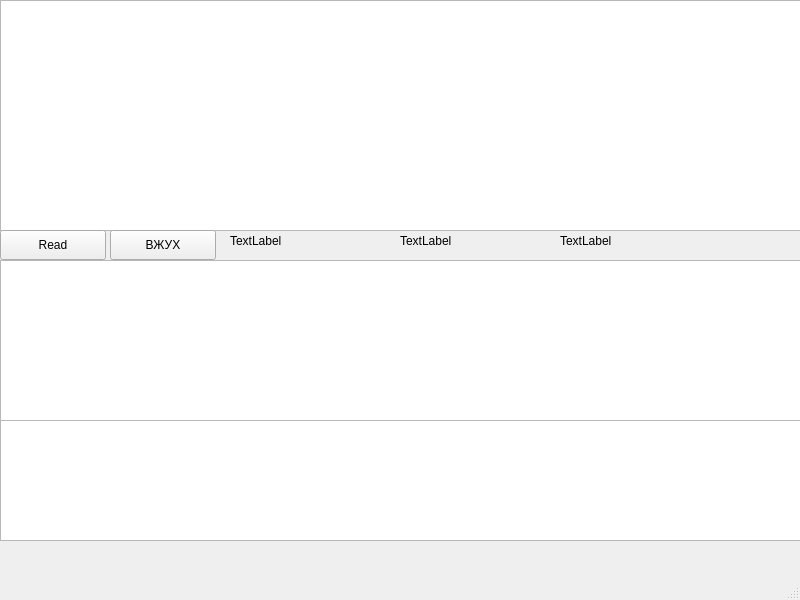
<?xml version="1.0" encoding="UTF-8"?>
<ui version="4.0">
 <class>MainWindow</class>
 <widget class="QMainWindow" name="MainWindow">
  <property name="geometry">
   <rect>
    <x>0</x>
    <y>0</y>
    <width>800</width>
    <height>600</height>
   </rect>
  </property>
  <property name="windowTitle">
   <string>MainWindow</string>
  </property>
  <widget class="QWidget" name="centralwidget">
   <widget class="QTextEdit" name="first_text">
    <property name="geometry">
     <rect>
      <x>0</x>
      <y>0</y>
      <width>801</width>
      <height>231</height>
     </rect>
    </property>
   </widget>
   <widget class="QTextEdit" name="second_text">
    <property name="geometry">
     <rect>
      <x>0</x>
      <y>260</y>
      <width>801</width>
      <height>161</height>
     </rect>
    </property>
   </widget>
   <widget class="QTextEdit" name="textEdit_3">
    <property name="geometry">
     <rect>
      <x>0</x>
      <y>420</y>
      <width>801</width>
      <height>121</height>
     </rect>
    </property>
   </widget>
   <widget class="QPushButton" name="pushButton">
    <property name="geometry">
     <rect>
      <x>0</x>
      <y>230</y>
      <width>106</width>
      <height>30</height>
     </rect>
    </property>
    <property name="text">
     <string>Read</string>
    </property>
   </widget>
   <widget class="QLabel" name="label">
    <property name="geometry">
     <rect>
      <x>230</x>
      <y>230</y>
      <width>151</width>
      <height>21</height>
     </rect>
    </property>
    <property name="text">
     <string>TextLabel</string>
    </property>
   </widget>
   <widget class="QPushButton" name="pushButton_2">
    <property name="geometry">
     <rect>
      <x>110</x>
      <y>230</y>
      <width>106</width>
      <height>30</height>
     </rect>
    </property>
    <property name="text">
     <string>ВЖУХ</string>
    </property>
   </widget>
   <widget class="QLabel" name="label_2">
    <property name="geometry">
     <rect>
      <x>400</x>
      <y>230</y>
      <width>181</width>
      <height>21</height>
     </rect>
    </property>
    <property name="text">
     <string>TextLabel</string>
    </property>
   </widget>
   <widget class="QLabel" name="label_3">
    <property name="geometry">
     <rect>
      <x>560</x>
      <y>230</y>
      <width>80</width>
      <height>21</height>
     </rect>
    </property>
    <property name="text">
     <string>TextLabel</string>
    </property>
   </widget>
  </widget>
  <widget class="QMenuBar" name="menubar">
   <property name="geometry">
    <rect>
     <x>0</x>
     <y>0</y>
     <width>800</width>
     <height>26</height>
    </rect>
   </property>
  </widget>
  <widget class="QStatusBar" name="statusbar"/>
 </widget>
 <resources/>
 <connections/>
</ui>
